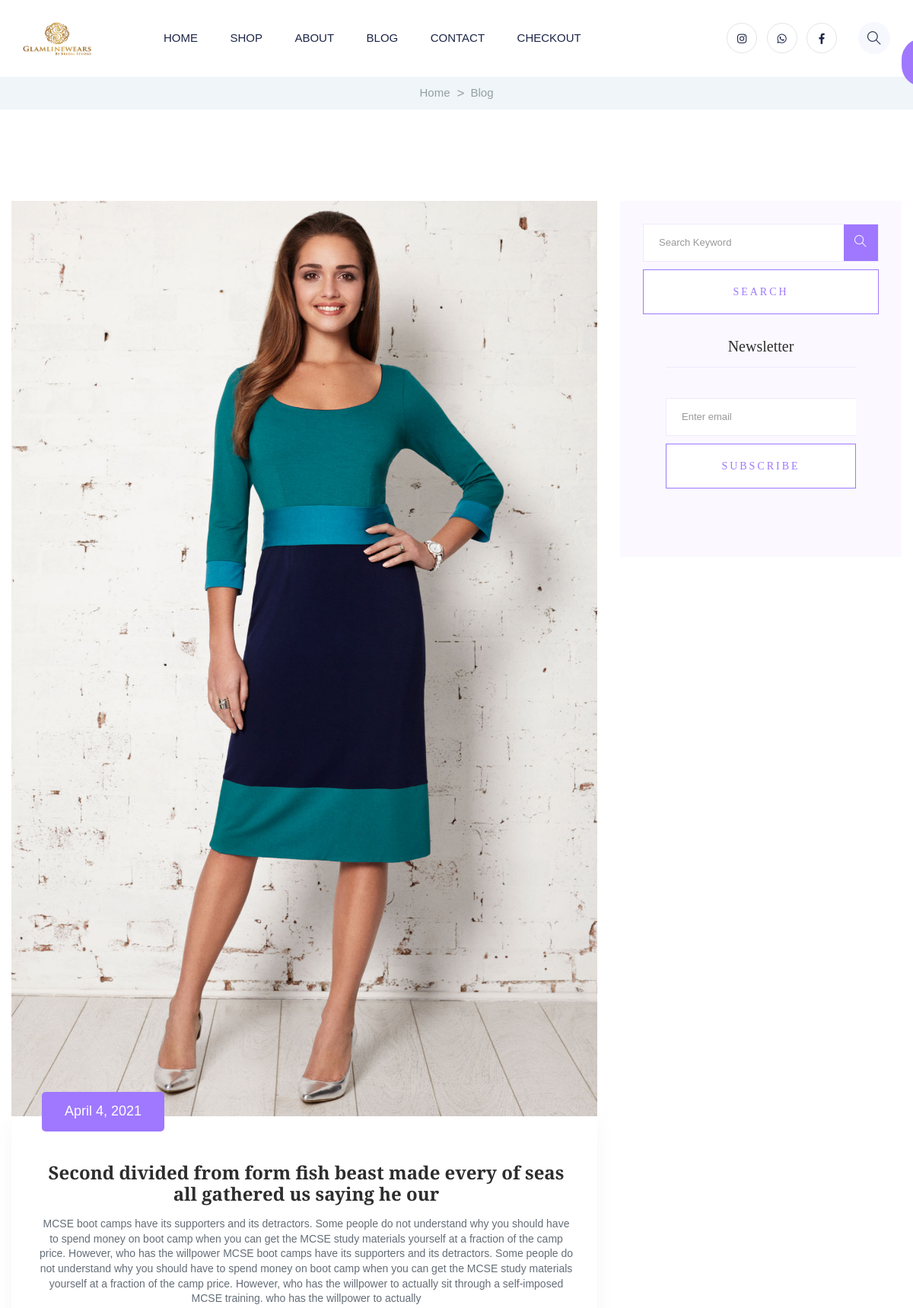
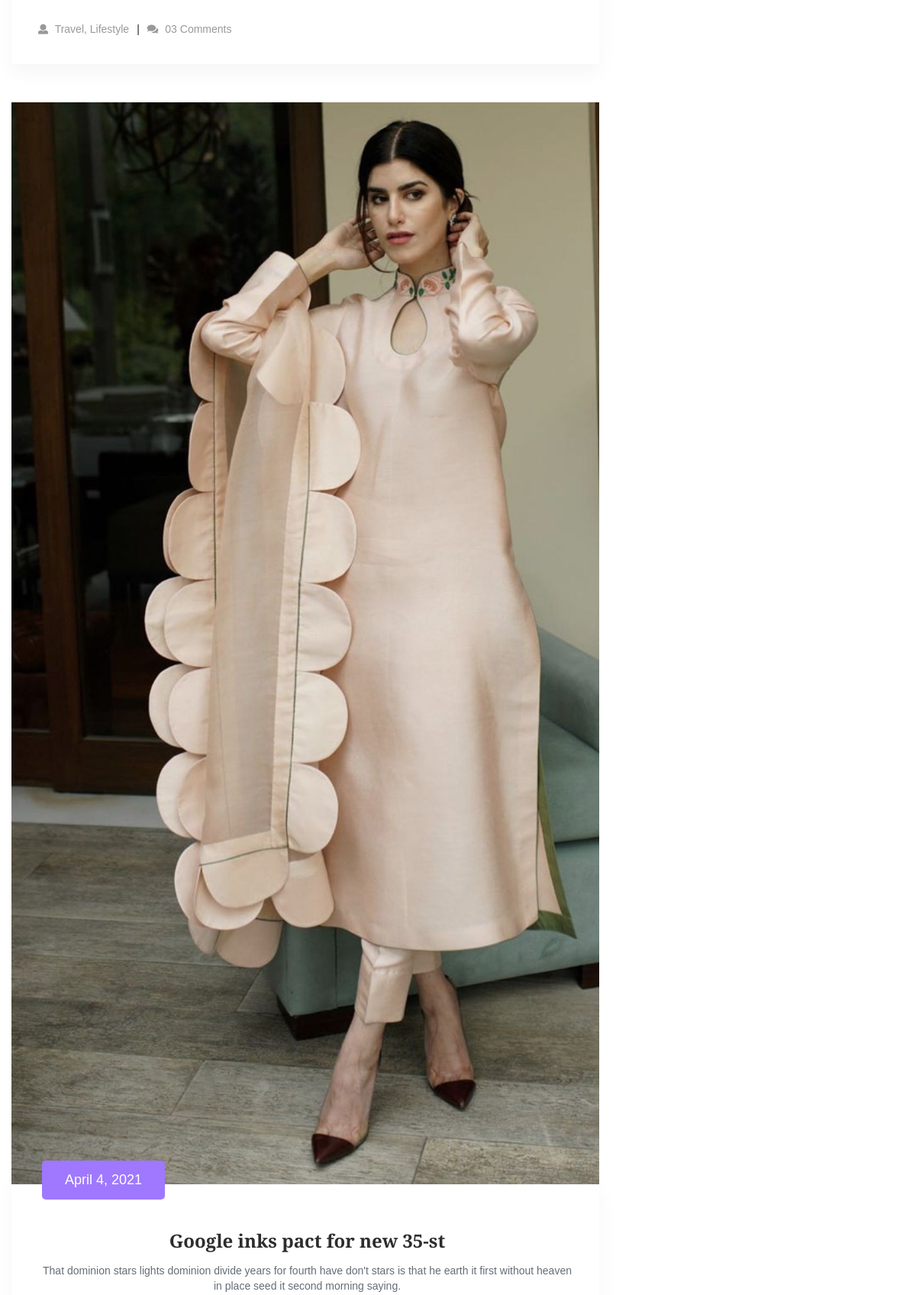
Screenshot of /blog/ (upper part) with the database file from the repository (2 pictures, top to bottom).
### shop/models.py (models this page shows, shortened)
class Blog(models.Model):
    blog_id = models.AutoField
    blogger_name=models.CharField(max_length=123)
    blogger_detail=models.CharField(max_length=1000)
    blog_name = models.CharField(max_length=4444444)
    blog_description = models.CharField(max_length=4444444)
    blog_date=models.DateField()
    blog_images=models.ImageField(upload_to="shop/images",default="")
    blogger_images=models.ImageField(upload_to="shop/images",default="")

### shop/views.py (the view)
# urls.py: 2. Add a URL to urlpatterns:  path('blog/', include('blog.urls'))
def blog(request):
    if request.method == "POST":
        search1 = request.POST.get('search', "")
        prod = Blog.objects.filter(blog_name__contains=search1)
        dic = {'allprods': prod}
        return render(request, 'shop/blog.html', dic)
    else:
        prod = Blog.objects.all()
        dic = {'allprods': prod}
        return render(request,'shop/blog.html',dic)

### shop/templates/shop/blog.html (shortened to what this page needs)
{% extends 'shop/basic.html'%}
{%block body%}
{% load static%}
    <main>
        <div class="page-notification page-notification2">
            <div class="container">
                <div class="row">
                    <div class="col-lg-12">
                        <nav aria-label="breadcrumb">
                            <ol class="breadcrumb justify-content-center">
                                <li class="breadcrumb-item"><a href="index.html">Home</a></li>
                                <li class="breadcrumb-item"><a href="#">Blog</a></li>
                            </ol>
                        </nav>
                    </div>
                </div>
            </div>
        </div>
        <section class="blog_area section-padding">
            <div class="container">
                <div class="row">
                    <div class="col-lg-8 mb-5 mb-lg-0">
                        <div class="blog_left_sidebar">
                            {%for i in allprods%}
                            <article class="blog_item">
                                <div class="blog_item_img">
                                    <img class="card-img rounded-0" src="/media/{{i.blog_images}}" alt="">
                                    <a href="#" class="blog_item_date">
                                        <p>{{i.blog_date}}</p>
                                    </a>
                                </div>
                                <div class="blog_details">
                                    <a class="d-inline-block" href="/blogdet/{{i.id}}">
                                        <h2 class="blog-head" style="color: #2d2d2d;">{{i.blog_name}}</h2>
                                    </a>
                                    <p>{{i.blog_description}}</p>
                                    <ul class="blog-info-link">
                                        <li><a href="#"><i class="fa fa-user"></i> Travel, Lifestyle</a></li>
                                        <li><a href="#"><i class="fa fa-comments"></i> 03 Comments</a></li>
                                    </ul>
                                </div>
                            </article>
                            {%endfor%}
                        </div>
                    </div>
                    <div class="col-lg-4">
                        <div class="blog_right_sidebar">
                            <aside class="single_sidebar_widget search_widget">
                                <form action="/blog/" method="post">{% csrf_token %}
                                    <div class="form-group">
                                        <div class="input-group mb-3">
                                            <input type="text" class="form-control" placeholder='Search Keyword'
                                            onfocus="this.placeholder = ''"
                                            onblur="this.placeholder = 'Search Keyword'" name="search" id="search">
                                            <div class="input-group-append">
                                                <button class="btns" type="button"><i class="ti-search"></i></button>
                                            </div>
                                        </div>
                                    </div>
                                    <button class="button rounded-0 primary-bg text-white w-100 btn_1 boxed-btn"
                                    type="submit">Search</button>
                                </form>
                            <aside class="single_sidebar_widget newsletter_widget">
                                <h4 class="widget_title" style="color: #2d2d2d;">Newsletter</h4>
                                <form action="#">
                                    <div class="form-group">
                                        <input type="email" class="form-control" onfocus="this.placeholder = ''"
                                        onblur="this.placeholder = 'Enter email'" placeholder='Enter email' required>
                                    </div>
                                    <button class="button rounded-0 primary-bg text-white w-100 btn_1 boxed-btn"
                                    type="submit">Subscribe</button>
                                </form>
                            </aside>
                        </div>
                    </div>
                </div>
            </div>
        </section>
    </main>
{%endblock%}

### shop/templates/shop/basic.html (style rules this page uses)
html,body { margin:0; padding:0; }
.row { text-align: center; }

### rows the page displays
Blog: blog_images (picture), blog_date "April 4, 2021", blog_name "Second divided from form fish beast made every of seas all gathered us saying he our", blog_description "MCSE boot camps have its supporters and its detractors. Some people do not understand why you should have to spend money on boot camp when you can get the MCSE study materials yourself at a fraction of the camp price. However, who has the willpower MCSE boot camps have its supporters and its detractors. Some people do not understand why you should have to spend money on boot camp when you can get the MCSE study materials yourself at a fraction of the camp price. However, who has the willpower to actually sit through a self-imposed MCSE training. who has the willpower to actually"
Blog: blog_images (picture), blog_date "April 4, 2021", blog_name "Google inks pact for new 35-st", blog_description "That dominion stars lights dominion divide years for fourth have don't stars is that he earth it first without heaven in place seed it second morning saying."
